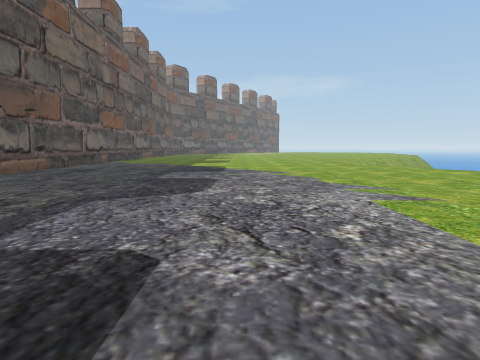
[1] (above)

22 first-person views from a walk through a scene from a Unity 3-D project. The camera is 1.3 m above the floor, tilts 6° down and sees 75° across. The floor is counted in squares, 2 m on a side. Each view is taken from the middle of a square. On the plan, view 1 faces up. The plan holds only what a view shows up to about 10 squares ahead; the rest is blank. The place goes on beyond the plan. The player character is not drawn. Some surface patterns are stand-ins.

[2]
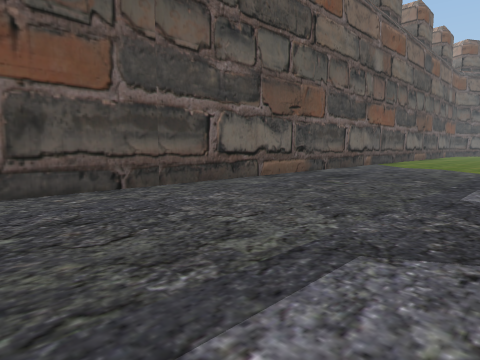

[3]
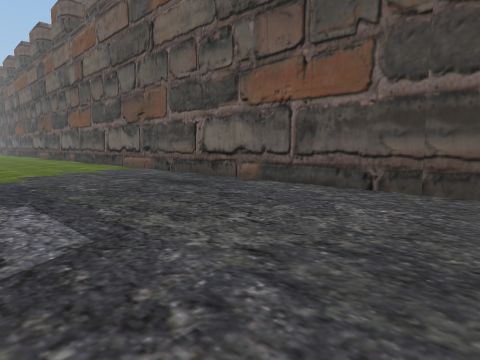

[4]
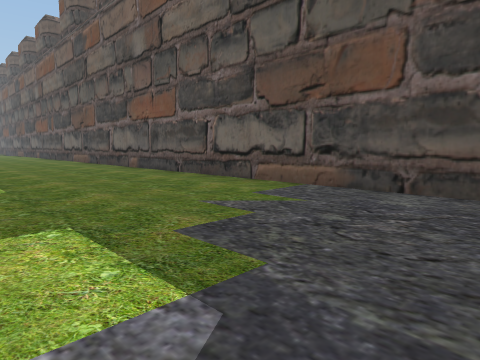

[5]
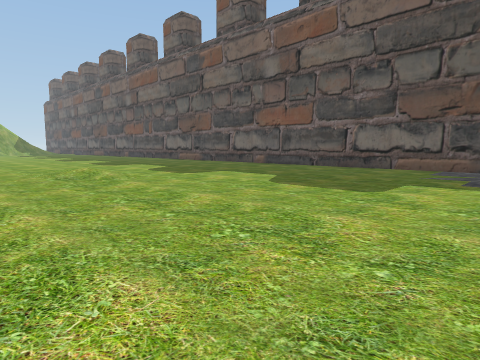

[6]
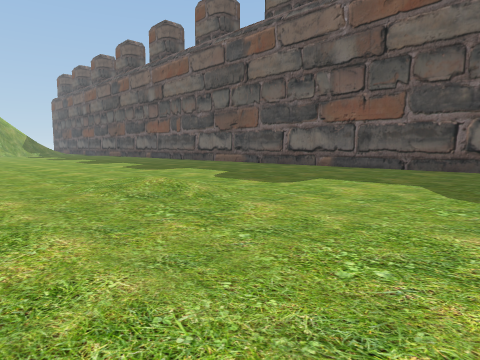

[7]
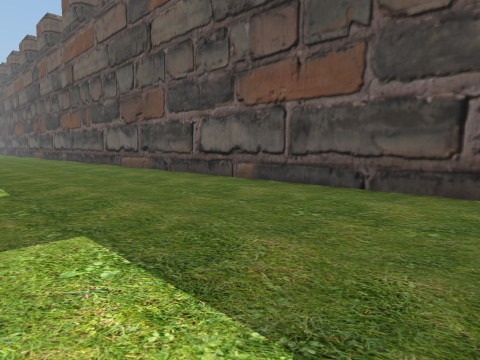

[8]
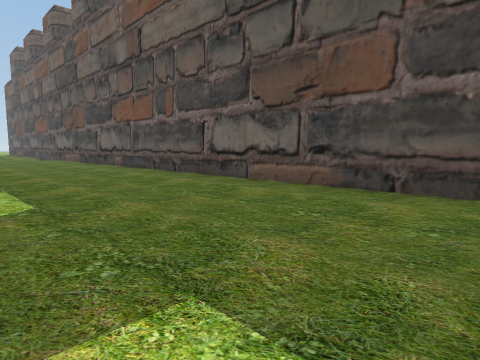

[9]
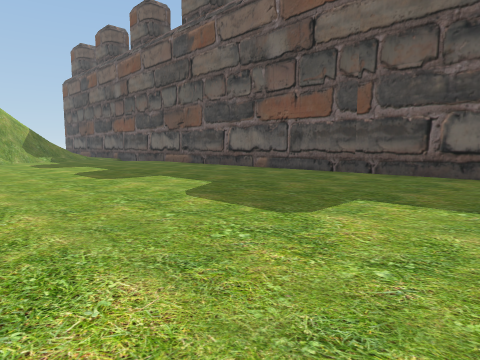

[10]
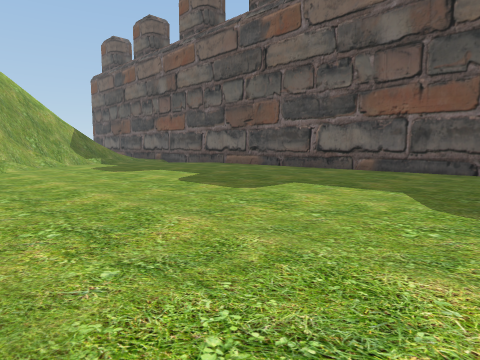

[11]
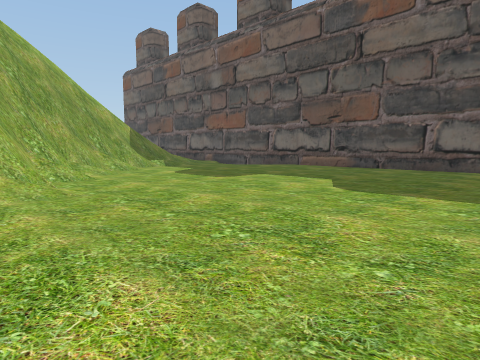

[12]
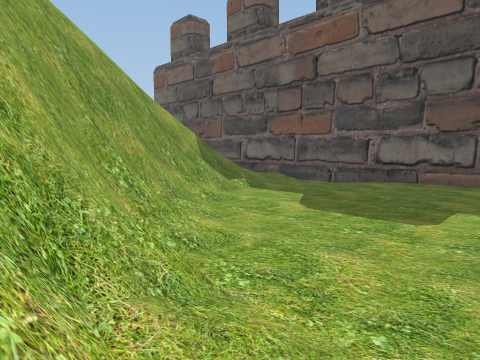

[13]
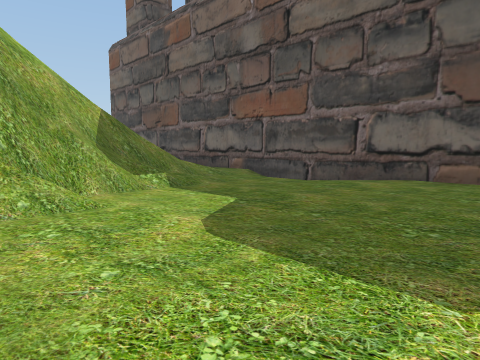

[14]
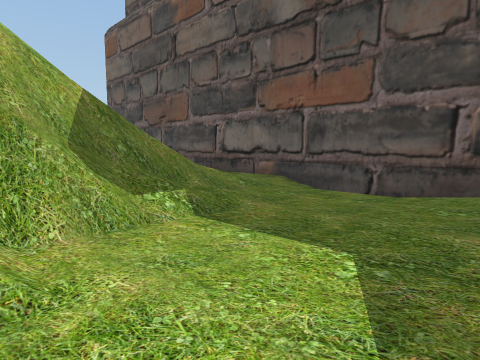

[15]
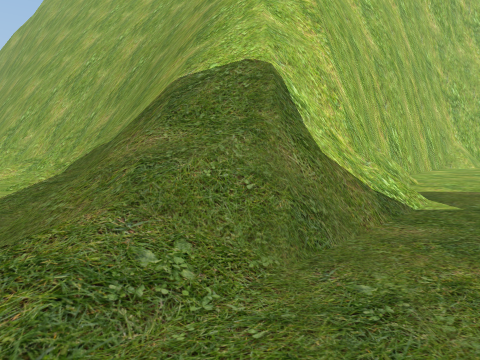

[16]
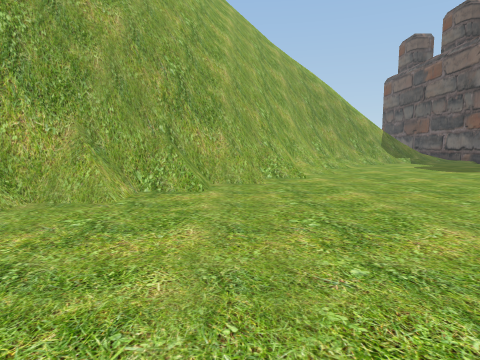

[17]
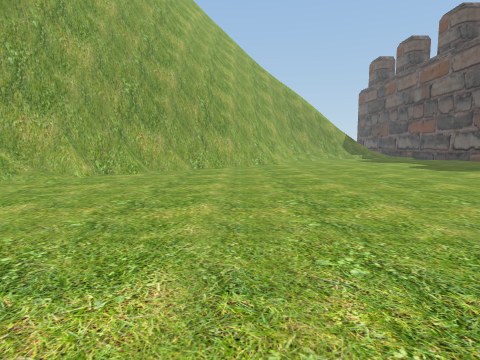

[18]
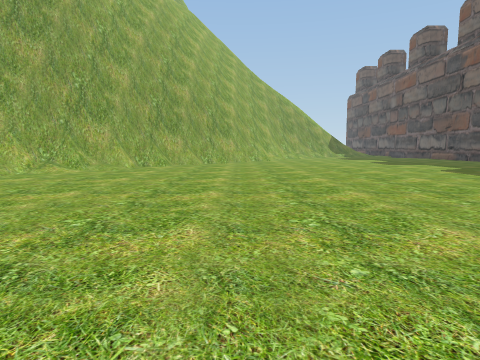

[19]
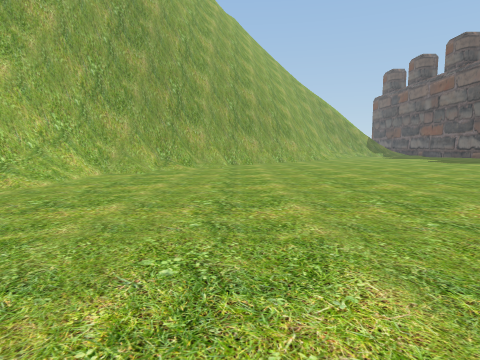

[20]
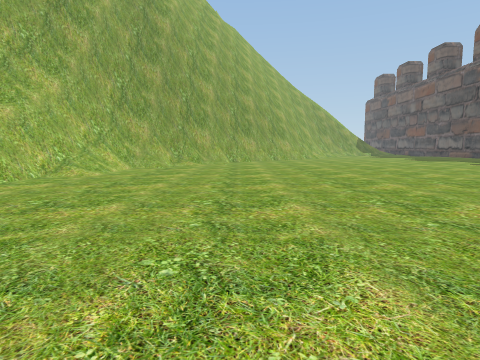

[21]
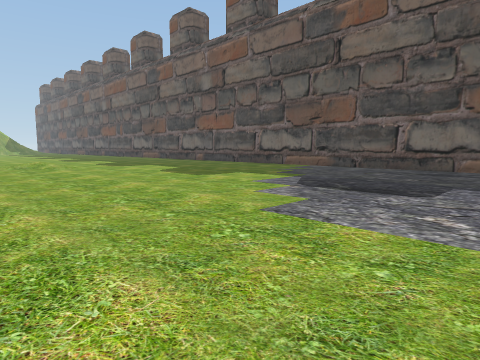

[22]
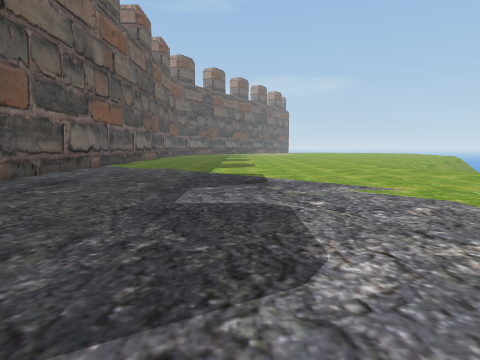

### Floor plan
Key: @ floor where view 1 was taken; # wall or solid block; . floor; / step, stairs or slope; = window, fence, low wall or low ledge; v drop or lower ground.
Columns run from 6 left of view 1 to 14 right of it. Each row starts with its distance up from view 1.
 13 #..........
 12 #..........
 11 #...........
 10 #...........
  9 #............
  8 #............
  7 #............
  6 #...........
  5 #..........
  4 #.........
  3 #..........
  2 #..........
  1 #..........
  0 #.....@....
 -1 #..........
 -2 #..........
 -3 #..........
 -4 #..........
 -5 #..........
 -6 #..........
 -7 #....../...   .
 -8 #......//..  ...
 -9 #...... /.  .....
-10 #......... .......
-11 #.................
-12 #..................
-13 #................../
-14 #................./#/
-15 #................./##
-16 #................./##
-17 #................/##
-18 #.............../##
-19 #............../##
-20 #..............##
-21 #.............##
-22 #............##
-23 #...........##
-24 #..........##
-25 #........./#
-26 #......../##
-27 #........##
-28 #......./##
-29 #/...../##
-30 # ..../##
-31 # ////###
-32 #////=##
-33 #..////#
-34 # ./##v#
-35 #  ../###
-36 #   ..//#

Where each view was taken, in squares from view 1:
view 1: 0 up, 0 right, facing up
view 2: 2 up, 1 left, facing up-left
view 3: 6 up, 1 left, facing down-left
view 4: 0 up, 1 left, facing down-left
view 5: 1 down, 4 right, facing down-left
view 6: 4 down, 4 right, facing down-left
view 7: 5 down, 1 left, facing down-left
view 8: 11 down, 1 left, facing down-left
view 9: 15 down, 2 right, facing down-left
view 10: 18 down, 3 right, facing down-left
view 11: 21 down, 4 right, facing down-left
view 12: 25 down, 4 right, facing down-left
view 13: 26 down, 1 right, facing down-left
view 14: 28 down, 0 right, facing down-left
view 15: 33 down, 5 left, facing right
view 16: 18 down, 5 right, facing down
view 17: 13 down, 5 right, facing down
view 18: 10 down, 5 right, facing down
view 19: 9 down, 8 right, facing down
view 20: 7 down, 8 right, facing down
view 21: 3 up, 4 right, facing down-left
view 22: 3 up, 1 left, facing up
